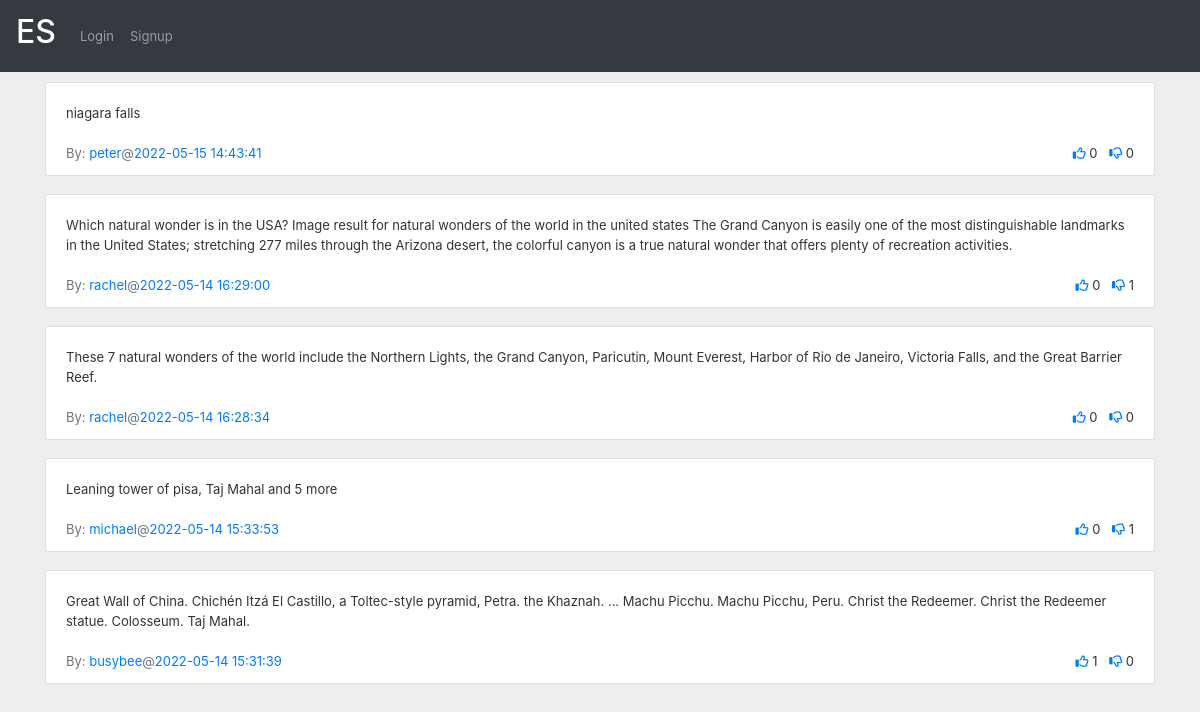
Screenshot of /show_answers/9 with the database file from the repository.
### app.py (models this page shows)
class Answers(db.Model):
    answerid = db.Column(db.Integer, autoincrement=True, primary_key=True)
    userid = db.Column(db.Integer, ForeignKey(Users.userid))
    answer = db.Column(db.Text)
    questionid = db.Column(db.Integer, ForeignKey(Questions.questionid))
    timeposted = db.Column(db.DateTime, server_default=func.now())
    upvotes = db.Column(db.Integer, default=0)
    downvotes = db.Column(db.Integer, default=0)
    bestanswer = db.Column(db.Boolean, default=False)

class Users(db.Model):
    userid = db.Column(db.Integer, primary_key=True, autoincrement=True)
    username = db.Column(db.String, unique=True)
    firstname = db.Column(db.String)
    lastname = db.Column(db.String)
    email = db.Column(db.String)
    phone = db.Column(db.String)
    profile = db.Column(db.Text)
    rating = db.Column(db.Integer, default=0)
    city = db.Column(db.String)
    state = db.Column(db.String)
    country = db.Column(db.String)

### app.py (the view)
@app.route('/show_answers/<question_id>', methods=['GET', 'POST'])
def show_answers(question_id):
    session['question_id'] = question_id
    question_id = int(question_id)
    answers = Answers.query.filter_by(questionid=question_id).order_by(Answers.timeposted.desc()).all()
    usernames = []
    list_of_upvotes = []
    list_of_downvotes = []
    for answer in answers:
        user = Users.query.filter_by(userid=answer.userid).first()
        user_upvote = Upvotes.query.filter_by(userid=session.get('userid'), answerid=answer.answerid).first()
        if user_upvote:
            list_of_upvotes.append(True)
        else:
            list_of_upvotes.append(False)
        user_downvote = Downvotes.query.filter_by(userid=session.get('userid'), answerid=answer.answerid).first()
        if user_downvote:
            list_of_downvotes.append(True)
        else:
            list_of_downvotes.append(False)
        usernames.append(user.username)
    question = Questions.query.filter_by(questionid=question_id).first()
    return render_template('answers.html',
                           answers=answers,
                           usernames=usernames,
                           list_of_upvotes=list_of_upvotes,
                           list_of_downvotes=list_of_downvotes,
                           question=question)

### templates/answers.html (shortened to what this page needs)
{% extends "base.html" %}
{% import "bootstrap/wtf.html" as wtf %}
{% block styles %}
    <link rel="stylesheet" href="{{url_for('.static', filename='css/answers.css')}}">
{% endblock %}
{% block content %}
    {% for answer in answers %}
        <div class="container d-flex justify-content-center mt-10">
            {% if list_of_upvotes[loop.index-1] %}
                {% set upvote_icon_class = "fas fa-thumbs-up" %}
            {% else %}
                {% set upvote_icon_class = "far fa-thumbs-up" %}
            {% endif %}
            {% if list_of_downvotes[loop.index-1] %}
                {% set downvote_icon_class = "fas fa-thumbs-down" %}
            {% else %}
                {% set downvote_icon_class = "far fa-thumbs-down" %}
            {% endif %}
            <div class="w-100 overflow-auto order-2 order-md-1">
                <div class="card-group-control card-group-control-right">
                    <div class="card mb-2 w-100">
                        <div class="collapse show" >
                            <div class="card-body">
                                {{ answer.answer }}
                            </div>
                            <div class="card-footer bg-transparent d-sm-flex align-items-sm-center border-top-0 pt-0">
                                <a href="/profile/{{ answer.userid }}">
                                    <span class="text-muted">By: </span><span class="text-primary">{{ usernames[loop.index-1] }}</span>
                                </a>
                                <span class="text-muted">@</span><span class="text-primary">{{ answer.timeposted }}</span>
                                <ul class="list-inline text-nowrap mb-0 ml-auto mt-2 mt-sm-0">
                                    <li class="list-inline-item"><a href="/upvote-answer/{{ answer.answerid }}"><i class="{{ upvote_icon_class }}"></i></a> {{ answer.upvotes }}</li>
                                    <li class="list-inline-item"><a href="/downvote-answer/{{ answer.answerid }}"><i class="{{ downvote_icon_class }}"></i></a> {{ answer.downvotes }}</li>
                                </ul>
                            </div>
                        </div>
                    </div>
                </div>
            </div>
        </div>
    {% endfor %}
{% endblock %}

### static/css/answers.css (style rules this page uses)
body { margin: 0; font-size: .8125rem; font-weight: 400; line-height: 1.5385; color: #333; text-align: left; background-color: #eee; }
.mt-10 { margin-top: 10px; }
a { text-decoration: none !important; }
.card { position: relative; display: -ms-flexbox; display: flex; -ms-flex-direction: column; flex-direction: column; min-width: 0; word-wrap: break-word; background-color: #fff; background-clip: border-box; border: 1px solid rgba(0,0,0,.125); border-radius: .1875rem; }
.w-100 { width: 100%!important; }

### rows the page displays
Answers: answer "niagara falls", timeposted "2022-05-15 14:43:41", upvotes "0", downvotes "0"
Users: username "peter"
Answers: answer "Which natural wonder is in the USA? Image result for natural wonders of the world in the united states The Grand Canyon is easily one of the most distinguishable landmarks in the United States; stretching 277 miles through the Arizona desert, the colorful canyon is a true natural wonder that offers plenty of recreation activities.", timeposted "2022-05-14 16:29:00", upvotes "0", downvotes "1"
Users: username "rachel"
Answers: answer "These 7 natural wonders of the world include the Northern Lights, the Grand Canyon, Paricutin, Mount Everest, Harbor of Rio de Janeiro, Victoria Falls, and the Great Barrier Reef.", timeposted "2022-05-14 16:28:34", upvotes "0", downvotes "0"
Answers: answer "Leaning tower of pisa, Taj Mahal and 5 more", timeposted "2022-05-14 15:33:53", upvotes "0", downvotes "1"
Users: username "michael"
Answers: answer "Great Wall of China. Chichén Itzá El Castillo, a Toltec-style pyramid, Petra. the Khaznah. ... Machu Picchu. Machu Picchu, Peru. Christ the Redeemer. Christ the Redeemer statue. Colosseum. Taj Mahal.", timeposted "2022-05-14 15:31:39", upvotes "1", downvotes "0"
Users: username "busybee"
